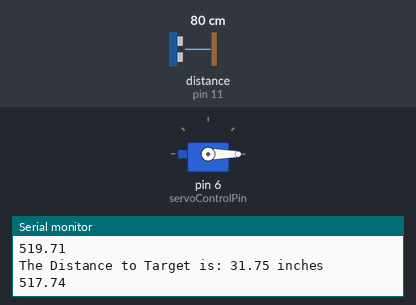
This sketch was run on a simulated Arduino Uno, built with avr-gcc and run on an emulated ATmega328P. On the bench: servo, the last lines printed to the serial monitor. Wiring (inferred from the names in the program): ultrasonic range finder: trigger pin 13; echo pin 11. The inputs (shaded band) are chosen by the test bench; at power-on: distance to the obstacle (sensor on pin 11) 80 cm. The echo pulse lasts 58.3 µs per cm.

Above: at 5.8 s.
5.9 s: distance to the obstacle (sensor on pin 11) set to 2 cm
At 11.4 s:
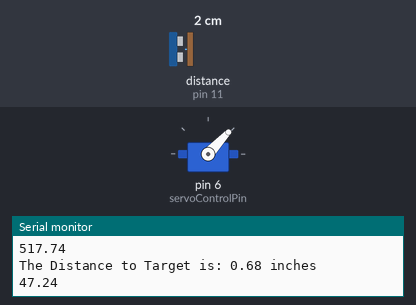
16.5 s: distance to the obstacle (sensor on pin 11) set to 4 cm
At 20.5 s:
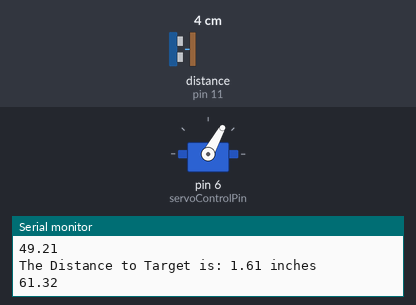
22.5 s: distance to the obstacle (sensor on pin 11) set to 9 cm
At 25.6 s:
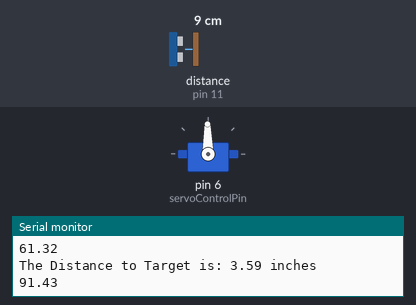
28.5 s: distance to the obstacle (sensor on pin 11) set to 18 cm
At 30.8 s:
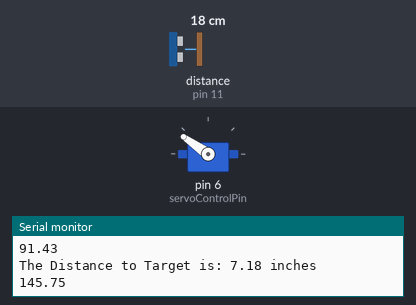
36.5 s: distance to the obstacle (sensor on pin 11) set to 35 cm
At 41.2 s:
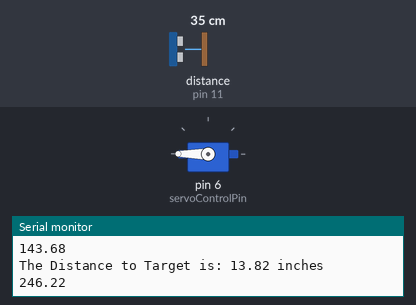
42.5 s: distance to the obstacle (sensor on pin 11) set to 120 cm
At 45.4 s:
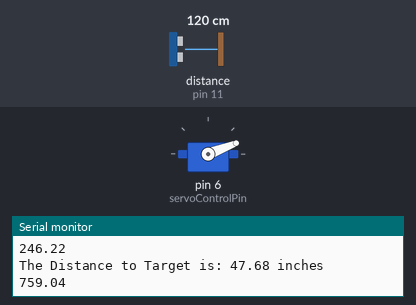
Timing chart, 0 to 46.9 s (numbered marks = the images above; inputs shaded):
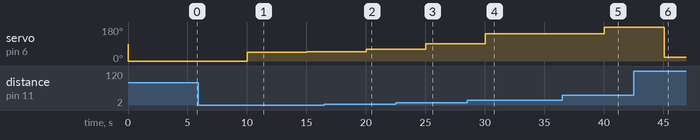

Measured:
- after the input at 5.9 s, servo on pin 6 (servoControlPin): 0° → 47° after 4.1 s, → 49° 5.0 s later
- after the input at 16.5 s, servo on pin 6 (servoControlPin): 49° → 61° after 3.5 s
- after the input at 22.5 s, servo on pin 6 (servoControlPin): 61° → 91° after 2.5 s
- after the input at 28.5 s, servo on pin 6 (servoControlPin): 91° → 145° after 1.5 s, → 143° 5.0 s later
- after the input at 36.5 s, servo on pin 6 (servoControlPin): 143° → 180° after 3.5 s
- after the input at 42.5 s, servo on pin 6 (servoControlPin): 180° → 21° after 2.6 s

The sketch:

distance.ino
```cpp
#include <Servo.h>  //Load Servo Library
int trigPin=13; //Sensor Trip pin connected to Arduino pin 13
int echoPin=11;  //Sensor Echo pin connected to Arduino pin 11
int servoControlPin=6; //Servo control line is connected to pin 6
float pingTime;  //time for ping to travel from sensor to target and return
float targetDistance; //Distance to Target in inches
float speedOfSound=776.5; //Speed of sound in miles per hour when temp is 77 degrees.
float servoAngle; //Variable for the value we want to set servo to.

Servo myPointer;  //Create a servo object called myPointer

void setup() {
  // put your setup code here, to run once:
  Serial.begin(115200);
  pinMode(servoControlPin, OUTPUT);
  pinMode(trigPin, OUTPUT);
  pinMode(echoPin, INPUT);
    myPointer.attach(servoControlPin);  //Tell arduino where the servo is attached.

}

void loop() {
  // put your main code here, to run repeatedly:

  digitalWrite(trigPin, LOW); //Set trigger pin low
  delayMicroseconds(2000); //Let signal settle
  digitalWrite(trigPin, HIGH); //Set trigPin high
  delayMicroseconds(15); //Delay in high state
  digitalWrite(trigPin, LOW); //ping has now been sent
  delayMicroseconds(10); //Delay in low state

  pingTime = pulseIn(echoPin, HIGH);  //pingTime is presented in microceconds
  pingTime=pingTime/1000000; //convert pingTime to seconds by dividing by 1000000 (microseconds in a second)
  pingTime=pingTime/3600; //convert pingtime to hourse by dividing by 3600 (seconds in an hour)
  targetDistance= speedOfSound * pingTime;  //This will be in miles, since speed of sound was miles per hour
  targetDistance=targetDistance/2; //Remember ping travels to target and back from target, so you must divide by 2 for actual target distance.
  targetDistance= targetDistance*63360;    //Convert miles to inches by multipling by 63360 (inches per mile)

  Serial.print("The Distance to Target is: ");
   Serial.print(targetDistance);
  Serial.println(" inches");

  servoAngle = (106./7.) * targetDistance + 37; //Calculate Servo Angle from targetDistance
  myPointer.write(servoAngle); //write servoAngle to the servo
  Serial.println(servoAngle);
  delay(5000); //delay tenth of a  second to slow things down a little.
}
```
